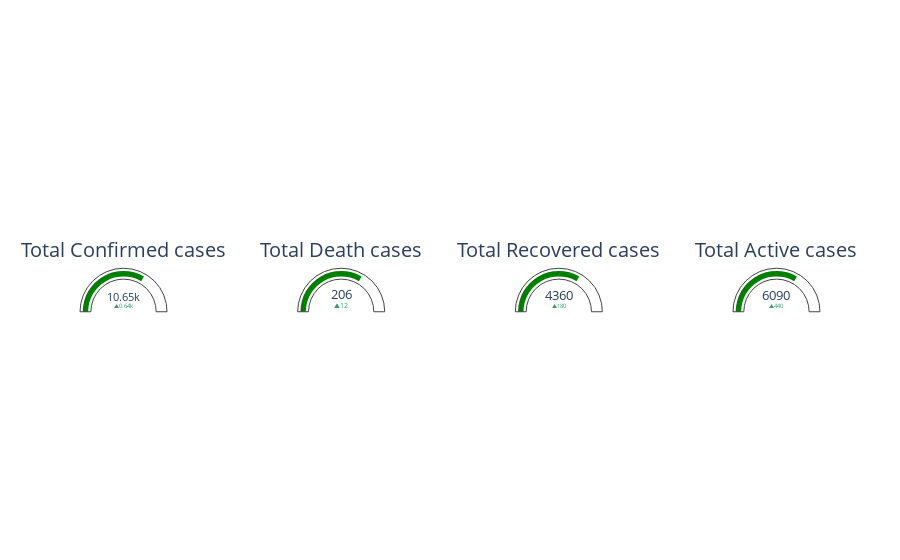

Write notebook code for a chart like this one.
### Code cell
import plotly.graph_objects as go

fig = go.Figure()

fig.add_trace(go.Indicator(
    value = updtd_conf,
    delta = {'reference': updtd_conf_sec},
    mode  = "number+delta+gauge",
    gauge = {
        'axis': {'visible': False}},
    title = {'text': "Total Confirmed cases"},
    domain = {'row': 0, 'column': 0}))

fig.add_trace(go.Indicator(
    value = updtd_death,
    delta = {'reference': updtd_death_sec},
    mode  = "number+delta+gauge",
    gauge = {
        'axis': {'visible': False}},
    title = {'text': "Total Death cases"},
    domain = {'row': 0, 'column': 2}))

fig.add_trace(go.Indicator(
    value = updtd_recov,
    delta = {'reference': updtd_recov_sec},
    mode  = "number+delta+gauge",
    gauge = {
        'axis': {'visible': False}},
    title = {'text': "Total Recovered cases"},
    domain = {'row': 0, 'column': 4}))

fig.add_trace(go.Indicator(
    value = updtd_actv,
    delta = {'reference': updtd_actv_sec},
    mode  = "number+delta+gauge",
    gauge = {
        'axis': {'visible': False}},
    title = {'text': "Total Active cases"},
    domain = {'row': 0, 'column': 6}))

fig.update_layout(
    grid = {'rows': 1, 'columns': 7, 'pattern': "independent"})

### Figure 1 — Plotly figure (JSON) as saved in the notebook; plotly's stock layout.template omitted (floating-point values rounded to 4 significant figures)
{"data": [{"delta": {"reference": 10015}, "domain": {"column": 0, "row": 0}, "gauge": {"axis": {"visible": false}}, "mode": "number+delta+gauge", "title": {"text": "Total Confirmed cases"}, "type": "indicator", "value": 10652}, {"delta": {"reference": 194}, "domain": {"column": 2, "row": 0}, "gauge": {"axis": {"visible": false}}, "mode": "number+delta+gauge", "title": {"text": "Total Death cases"}, "type": "indicator", "value": 206}, {"delta": {"reference": 4173}, "domain": {"column": 4, "row": 0}, "gauge": {"axis": {"visible": false}}, "mode": "number+delta+gauge", "title": {"text": "Total Recovered cases"}, "type": "indicator", "value": 4357}, {"delta": {"reference": 5648}, "domain": {"column": 6, "row": 0}, "gauge": {"axis": {"visible": false}}, "mode": "number+delta+gauge", "title": {"text": "Total Active cases"}, "type": "indicator", "value": 6089}], "layout": {"grid": {"columns": 7, "pattern": "independent", "rows": 1}}}
